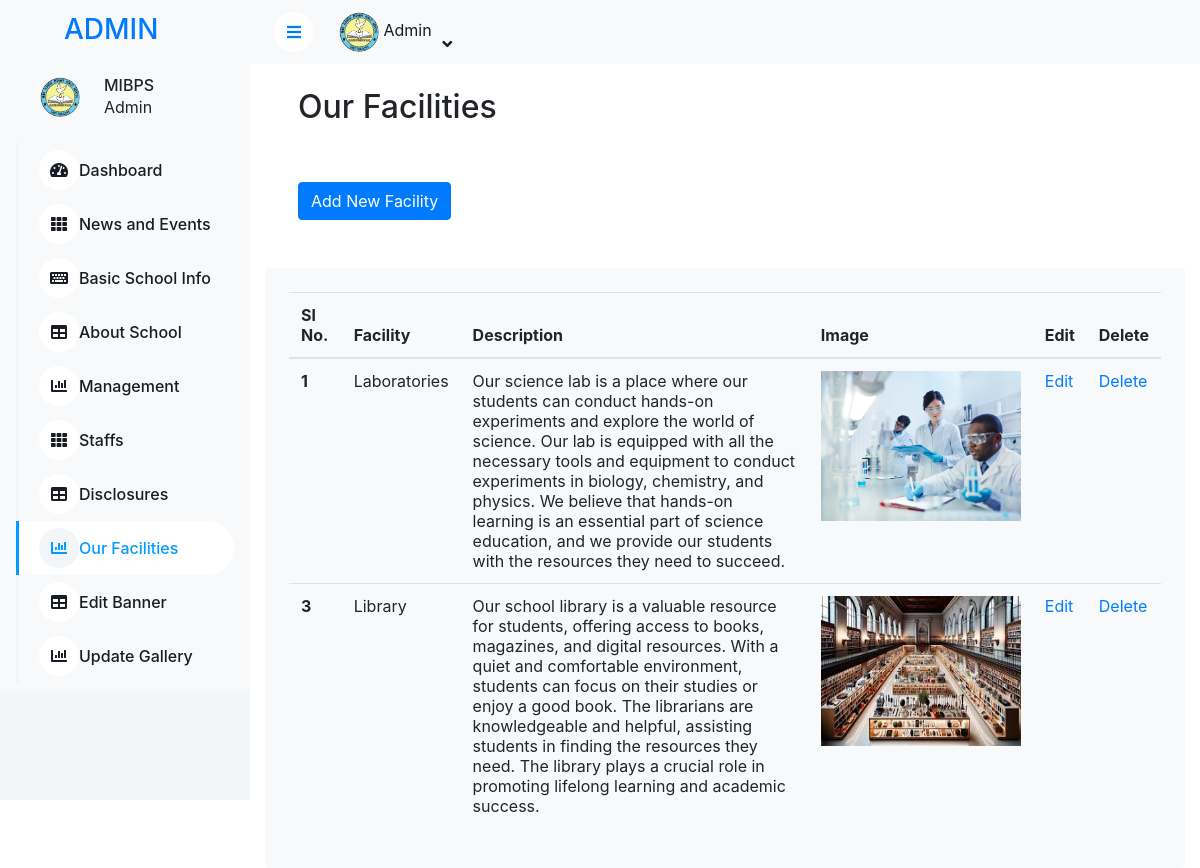
/facility_list/, run on the app's committed database.
### Home/models.py (models this page shows, shortened)
class SchoolInfo(models.Model):
    name = models.CharField(max_length=200)
    logo = models.ImageField(upload_to='school_logos/', blank=True, null=True)
    email = models.EmailField(max_length=254, blank=True, null=True)
    total_students = models.PositiveIntegerField(blank=True, null=True)
    total_transportation_vehicles = models.PositiveIntegerField(blank=True, null=True)
    total_classrooms = models.PositiveIntegerField(blank=True, null=True)
    phone = models.CharField(max_length=100, blank=True, null=True)
    address_line1 = models.CharField(max_length=255, blank=True, null=True)
    address_line2 = models.CharField(max_length=255, blank=True, null=True)
    facebook_link = models.URLField(max_length=200, blank=True, null=True)
    youtube_link = models.URLField(max_length=200, blank=True, null=True)
    instagram_link = models.URLField(max_length=200, blank=True, null=True)

class Facility(models.Model):
    name = models.CharField(max_length=100)
    description = models.TextField(blank=True, null=True)
    image = models.ImageField(upload_to='facility_images/', blank=True, null=True)
    uploaded_at = models.DateTimeField(auto_now_add=True)

### Home/views.py (the view)
# urls.py: path('facility_list/',views.facility_list,name="facility_list"),
def facility_list(request):
    facilities = Facility.objects.all()
    return render(request, 'admin1/facility_list.html', {'facilities': facilities})

### Home/context_processors.py (called while the page is built)
def school_info(request):
    school_info = SchoolInfo.objects.first()  # Assuming there's only one entry
    return {'school_info': school_info}

### templates/admin1/facility_list.html (shortened to what this page needs)
{% extends "admin1/admin_base.html" %}
{% block content %}
<!DOCTYPE html>
<html lang="en">
<head>
</head>
<body>
    <br>
    <h2 class="mx-5">Our Facilities</h2>
    <a href="{% url 'add_facility' %}"><button class="btn btn-primary mx-5 my-5">Add New Facility</button> </a>
    <div class="col-12">
        <div class="bg-light rounded p-4">
            <div class="table-responsive">
                <table class="table">
                    <thead>
                        <tr>
                            <th scope="col">Sl No.</th>
                            <th scope="col">Facility</th>
                            <th scope="col">Description</th>
                            <th scope="col">Image</th>
                            <th scope="col">Edit</th>
                            <th scope="col">Delete</th>
                        </tr>
                    </thead>
                    <tbody>
                        {% for item in facilities %}
                        <tr>
                            <th scope="row">{{item.id}}</th>
                            <td>{{item.name}}</td>
                            <td>{{item.description}}</td>
                            <td><img src="{{item.image.url}}" style="width: 200px;height: 150px;" alt=""></td>
                            <td>
                                <a href="{% url 'edit_facility' item.pk %}">Edit</a>
                            </td>
                            <td>
                                <a href="{% url 'delete_facility' item.pk %}">Delete</a>
                            </td>
                        </tr>{% endfor %}
                    </tbody>
                </table>
            </div>
        </div>
    </div>
</body>
</html>
{% endblock content %}

### templates/admin1/admin_base.html (shortened to what this page needs)
{% load static %}
<head>
    <link href="https://cdnjs.cloudflare.com/ajax/libs/font-awesome/5.10.0/css/all.min.css" rel="stylesheet">
    <link href="https://cdn.jsdelivr.net/npm/bootstrap-icons@1.4.1/font/bootstrap-icons.css" rel="stylesheet">
    <link href="{% static 'lib/owlcarousel/assets/owl.carousel.min.css' %}" rel="stylesheet">
    <link href="{% static 'lib/tempusdominus/css/tempusdominus-bootstrap-4.min.css' %}" rel="stylesheet" />
    <link href="{% static 'css/bootstrap.min.css' %}" rel="stylesheet">
    <link href="{% static 'css/admin/style.css' %}" rel="stylesheet">
</head>
<div class="sidebar pe-4 pb-3">
    <nav class="navbar bg-light navbar-light">
        <a href="index.html" class="navbar-brand mx-4 mb-3">
            <h3 class="text-primary mx-4">ADMIN</h3>
        </a>
        <div class="d-flex align-items-center ms-4 mb-4">
            <div class="position-relative mx-4">
                <img class="rounded-circle" src="{{school_info.logo.url}}" alt="" style="width: 40px; height: 40px;">
            </div>
            <div class="ms-3">
                <h6 class="mb-0">MIBPS</h6>
                <span>Admin</span>
            </div>
        </div>
        <div class="navbar-nav w-100">
            <a href="{% url 'view' %}" class="nav-item nav-link {% if request.path == '/view/' %}active{% endif %}">
                <i class="fa fa-tachometer-alt me-2"></i>Dashboard
            </a>
            <a href="{% url 'news_list' %}" class="nav-item nav-link {% if request.path == '/news/' %}active{% endif %}">
                <i class="fa fa-th me-2"></i>News and Events
            </a>
            <a href="{% url 'school_info' %}" class="nav-item nav-link {% if request.path == '/school_info/' %}active{% endif %}">
                <i class="fa fa-keyboard me-2"></i>Basic School Info
            </a>
            <a href="{% url 'about_school' %}" class="nav-item nav-link {% if request.path == '/admin1/about_school/' %}active{% endif %}">
                <i class="fa fa-table me-2"></i>About School
            </a>
            <a href="{% url 'edit_management' %}" class="nav-item nav-link {% if request.path == '/admin1/edit_management/' %}active{% endif %}">
                <i class="fa fa-chart-bar me-2"></i>Management
            </a>
            <a href="{% url 'staffs_list' %}" class="nav-item nav-link {% if request.path == '/staffs_list/' %}active{% endif %}">
                <i class="fa fa-th me-2"></i>Staffs
            </a>
            <a href="{% url 'mandatory_disclosure_update' %}" class="nav-item nav-link {% if request.path == '/mandatory_disclosure_update/' %}active{% endif %}">
                <i class="fa fa-table me-2"></i>Disclosures
            </a>
            <a href="{% url 'facility_list' %}" class="nav-item nav-link {% if request.path == '/facility_list/' %}active{% endif %}">
                <i class="fa fa-chart-bar me-2"></i>Our Facilities
            </a>
            <a href="{% url 'edit_banner' %}" class="nav-item nav-link {% if request.path == '/edit_banner/' %}active{% endif %}">
                <i class="fa fa-table me-2"></i>Edit Banner
            </a>
            <a href="{% url 'update_gallery' %}" class="nav-item nav-link {% if request.path == '/update_gallery/' %}active{% endif %}">
                <i class="fa fa-chart-bar me-2"></i>Update Gallery
            </a>
        </div>
    </nav>
</div>
<div class="content">
    <nav class="navbar navbar-expand bg-light navbar-light sticky-top px-4 py-0">
        <a href="#" class="sidebar-toggler flex-shrink-0">
            <i class="fa fa-bars"></i>
        </a>
        <div class="navbar-nav align-items-center ms-auto">
            <div class="nav-item dropdown">
                <a href="#" class="nav-link dropdown-toggle" data-bs-toggle="dropdown">
                    <img class="rounded-circle me-lg-2" src="{{school_info.logo.url}}" alt="" style="width: 40px; height: 40px;">
                    <span class="d-none d-lg-inline-flex">Admin</span>
                </a>
            </div>
        </div>
    </nav>
    {% block content %}{% endblock content %}
</div>

### static/css/admin/style.css (style rules this page uses)
:root { --primary: #009CFF; --light: #F3F6F9; --dark: #191C24; }
.btn { transition: .5s; }
.btn.btn-primary { color: #FFFFFF; }
.sidebar { position: fixed; top: 0; left: 0; bottom: 0; width: 250px; height: 100vh; overflow-y: auto; background: var(--light); transition: 0.5s; z-index: 999; }
.content { margin-left: 250px; min-height: 100vh; background: #FFFFFF; transition: 0.5s; }
@media (min-width: 992px) { .sidebar { margin-left: 0; } }
@media (min-width: 992px) { .content { width: calc(100% - 250px); } }
.sidebar .navbar .navbar-nav .nav-link { padding: 7px 20px; color: var(--dark); font-weight: 500; border-left: 3px solid var(--light); border-radius: 0 30px 30px 0; outline: none; }
.sidebar .navbar .navbar-nav .nav-link:hover, .sidebar .navbar .navbar-nav .nav-link.active { color: var(--primary); background: #FFFFFF; border-color: var(--primary); }
.sidebar .navbar .navbar-nav .nav-link i { width: 40px; height: 40px; display: inline-flex; align-items: center; justify-content: center; background: #FFFFFF; border-radius: 40px; }
.sidebar .navbar .navbar-nav .nav-link:hover i, .sidebar .navbar .navbar-nav .nav-link.active i { background: var(--light); }
.content .navbar .navbar-nav .nav-link { margin-left: 25px; padding: 12px 0; color: var(--dark); outline: none; }
.content .navbar .sidebar-toggler, .content .navbar .navbar-nav .nav-link i { width: 40px; height: 40px; display: inline-flex; align-items: center; justify-content: center; background: #FFFFFF; border-radius: 40px; }
.content .navbar .dropdown-toggle::after { margin-left: 6px; vertical-align: middle; border: none; content: "\f107"; font-family: "Font Awesome 5 Free"; font-weight: 900; transition: .5s; }

### data on the page
SchoolInfo: logo (picture)
Facility: id "1", name "Laboratories", description "Our science lab is a place where our students can conduct hands-on experiments and explore the world of science. Our lab is equipped with all the necessary tools and equipment to conduct experiments in biology, chemistry, and physics. We believe that hands-on learning is an essential part of science education, and we provide our students with the resources they need to succeed.", image (picture)
Facility: id "3", name "Library", description "Our school library is a valuable resource for students, offering access to books, magazines, and digital resources. With a quiet and comfortable environment, students can focus on their studies or enjoy a good book. The librarians are knowledgeable and helpful, assisting students in finding the resources they need. The library plays a crucial role in promoting lifelong learning and academic success.", image (picture)
